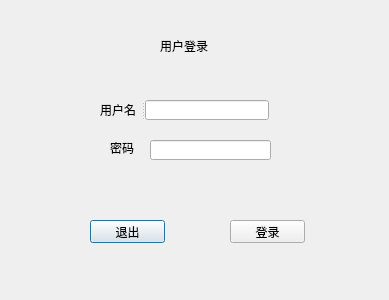
<?xml version="1.0" encoding="UTF-8"?>
<ui version="4.0">
 <class>UserNameLogin</class>
 <widget class="QDialog" name="UserNameLogin">
  <property name="geometry">
   <rect>
    <x>0</x>
    <y>0</y>
    <width>389</width>
    <height>300</height>
   </rect>
  </property>
  <property name="windowTitle">
   <string>用户登录</string>
  </property>
  <widget class="QLabel" name="LoginLabel">
   <property name="geometry">
    <rect>
     <x>160</x>
     <y>40</y>
     <width>54</width>
     <height>12</height>
    </rect>
   </property>
   <property name="text">
    <string>用户登录</string>
   </property>
  </widget>
  <widget class="QLabel" name="PasswdLabel">
   <property name="geometry">
    <rect>
     <x>110</x>
     <y>140</y>
     <width>24</width>
     <height>16</height>
    </rect>
   </property>
   <property name="text">
    <string>密码</string>
   </property>
  </widget>
  <widget class="QPushButton" name="QuitBotton">
   <property name="geometry">
    <rect>
     <x>90</x>
     <y>220</y>
     <width>75</width>
     <height>23</height>
    </rect>
   </property>
   <property name="text">
    <string>退出</string>
   </property>
  </widget>
  <widget class="QPushButton" name="LoginBotton">
   <property name="geometry">
    <rect>
     <x>230</x>
     <y>220</y>
     <width>75</width>
     <height>23</height>
    </rect>
   </property>
   <property name="text">
    <string>登录</string>
   </property>
  </widget>
  <widget class="QSplitter" name="splitter_2">
   <property name="geometry">
    <rect>
     <x>100</x>
     <y>100</y>
     <width>169</width>
     <height>20</height>
    </rect>
   </property>
   <property name="orientation">
    <enum>Qt::Horizontal</enum>
   </property>
   <widget class="QLabel" name="UserNameLabel">
    <property name="text">
     <string>用户名</string>
    </property>
   </widget>
   <widget class="QLineEdit" name="UserNameInput"/>
  </widget>
  <widget class="QLineEdit" name="PasswdInput">
   <property name="geometry">
    <rect>
     <x>150</x>
     <y>140</y>
     <width>121</width>
     <height>20</height>
    </rect>
   </property>
  </widget>
 </widget>
 <resources/>
 <connections/>
</ui>
